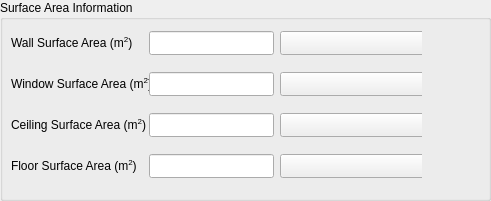
   <widget class="QGroupBox" name="surfaceinfoGroup">
    <property name="geometry">
     <rect>
      <x>510</x>
      <y>0</y>
      <width>491</width>
      <height>201</height>
     </rect>
    </property>
    <property name="minimumSize">
     <size>
      <width>491</width>
      <height>201</height>
     </size>
    </property>
    <property name="maximumSize">
     <size>
      <width>491</width>
      <height>201</height>
     </size>
    </property>
    <property name="title">
     <string>Surface Area Information</string>
    </property>
    <widget class="QWidget" name="layoutWidget">
     <property name="geometry">
      <rect>
       <x>1</x>
       <y>20</y>
       <width>421</width>
       <height>171</height>
      </rect>
     </property>
     <property name="minimumSize">
      <size>
       <width>421</width>
       <height>171</height>
      </size>
     </property>
     <property name="maximumSize">
      <size>
       <width>421</width>
       <height>171</height>
      </size>
     </property>
     <layout class="QGridLayout" name="gridLayout_5" columnstretch="1,2,2" columnminimumwidth="1,2,2">
      <property name="sizeConstraint">
       <enum>QLayout::SizeConstraint::SetMaximumSize</enum>
      </property>
      <property name="leftMargin">
       <number>10</number>
      </property>
      <property name="rightMargin">
       <number>10</number>
      </property>
      <item row="0" column="0">
       <widget class="QLabel" name="wallareaLabel">
        <property name="minimumSize">
         <size>
          <width>139</width>
          <height>24</height>
         </size>
        </property>
        <property name="maximumSize">
         <size>
          <width>139</width>
          <height>24</height>
         </size>
        </property>
        <property name="text">
         <string>&lt;html&gt;&lt;head/&gt;&lt;body&gt;&lt;p&gt;Wall Surface Area (m&lt;span style=&quot; vertical-align:super;&quot;&gt;2&lt;/span&gt;)&lt;/p&gt;&lt;/body&gt;&lt;/html&gt;</string>
        </property>
       </widget>
      </item>
      <item row="0" column="1">
       <widget class="QLineEdit" name="wallareaLineEdit">
        <property name="minimumSize">
         <size>
          <width>125</width>
          <height>24</height>
         </size>
        </property>
        <property name="maximumSize">
         <size>
          <width>125</width>
          <height>24</height>
         </size>
        </property>
       </widget>
      </item>
      <item row="0" column="2">
       <widget class="QComboBox" name="wallCombo">
        <property name="minimumSize">
         <size>
          <width>210</width>
          <height>24</height>
         </size>
        </property>
        <property name="maximumSize">
         <size>
          <width>210</width>
          <height>24</height>
         </size>
        </property>
        <property name="sizeAdjustPolicy">
         <enum>QComboBox::SizeAdjustPolicy::AdjustToContents</enum>
        </property>
       </widget>
      </item>
      <item row="1" column="0">
       <widget class="QLabel" name="windowareaLabel">
        <property name="minimumSize">
         <size>
          <width>139</width>
          <height>24</height>
         </size>
        </property>
        <property name="maximumSize">
         <size>
          <width>139</width>
          <height>24</height>
         </size>
        </property>
        <property name="text">
         <string>&lt;html&gt;&lt;head/&gt;&lt;body&gt;&lt;p&gt;Window Surface Area (m&lt;span style=&quot; vertical-align:super;&quot;&gt;2&lt;/span&gt;)&lt;/p&gt;&lt;/body&gt;&lt;/html&gt;</string>
        </property>
       </widget>
      </item>
      <item row="1" column="1">
       <widget class="QLineEdit" name="windowareaLineEdit">
        <property name="minimumSize">
         <size>
          <width>125</width>
          <height>24</height>
         </size>
        </property>
        <property name="maximumSize">
         <size>
          <width>125</width>
          <height>24</height>
         </size>
        </property>
       </widget>
      </item>
      <item row="1" column="2">
       <widget class="QComboBox" name="windowCombo">
        <property name="minimumSize">
         <size>
          <width>210</width>
          <height>24</height>
         </size>
        </property>
        <property name="maximumSize">
         <size>
          <width>210</width>
          <height>24</height>
         </size>
        </property>
        <property name="sizeAdjustPolicy">
         <enum>QComboBox::SizeAdjustPolicy::AdjustToContents</enum>
        </property>
       </widget>
      </item>
      <item row="2" column="0">
       <widget class="QLabel" name="ceilingareaLabel">
        <property name="minimumSize">
         <size>
          <width>139</width>
          <height>24</height>
         </size>
        </property>
        <property name="maximumSize">
         <size>
          <width>139</width>
          <height>24</height>
         </size>
        </property>
        <property name="text">
         <string>&lt;html&gt;&lt;head/&gt;&lt;body&gt;&lt;p&gt;Ceiling Surface Area (m&lt;span style=&quot; vertical-align:super;&quot;&gt;2&lt;/span&gt;)&lt;/p&gt;&lt;/body&gt;&lt;/html&gt;</string>
        </property>
       </widget>
      </item>
      <item row="2" column="1">
       <widget class="QLineEdit" name="ceilingareaLineEdit">
        <property name="minimumSize">
         <size>
          <width>125</width>
          <height>24</height>
         </size>
        </property>
        <property name="maximumSize">
         <size>
          <width>125</width>
          <height>24</height>
         </size>
        </property>
       </widget>
      </item>
      <item row="2" column="2">
       <widget class="QComboBox" name="ceilingCombo">
        <property name="minimumSize">
         <size>
          <width>210</width>
          <height>24</height>
         </size>
        </property>
        <property name="maximumSize">
         <size>
          <width>210</width>
          <height>24</height>
         </size>
        </property>
        <property name="sizeAdjustPolicy">
         <enum>QComboBox::SizeAdjustPolicy::AdjustToContents</enum>
        </property>
       </widget>
      </item>
      <item row="3" column="0">
       <widget class="QLabel" name="floorareaLabel">
        <property name="minimumSize">
         <size>
          <width>139</width>
          <height>24</height>
         </size>
        </property>
        <property name="maximumSize">
         <size>
          <width>139</width>
          <height>24</height>
         </size>
        </property>
        <property name="text">
         <string>&lt;html&gt;&lt;head/&gt;&lt;body&gt;&lt;p&gt;Floor Surface Area (m&lt;span style=&quot; vertical-align:super;&quot;&gt;2&lt;/span&gt;)&lt;/p&gt;&lt;/body&gt;&lt;/html&gt;</string>
        </property>
       </widget>
      </item>
      <item row="3" column="1">
       <widget class="QLineEdit" name="floorareaLineEdit">
        <property name="minimumSize">
         <size>
          <width>125</width>
          <height>24</height>
         </size>
        </property>
        <property name="maximumSize">
         <size>
          <width>125</width>
          <height>24</height>
         </size>
        </property>
       </widget>
      </item>
      <item row="3" column="2">
       <widget class="QComboBox" name="floorCombo">
        <property name="minimumSize">
         <size>
          <width>210</width>
          <height>24</height>
         </size>
        </property>
        <property name="maximumSize">
         <size>
          <width>210</width>
          <height>24</height>
         </size>
        </property>
        <property name="editable">
         <bool>false</bool>
        </property>
        <property name="sizeAdjustPolicy">
         <enum>QComboBox::SizeAdjustPolicy::AdjustToContents</enum>
        </property>
        <property name="placeholderText">
         <string/>
        </property>
       </widget>
      </item>
     </layout>
    </widget>
   </widget>
